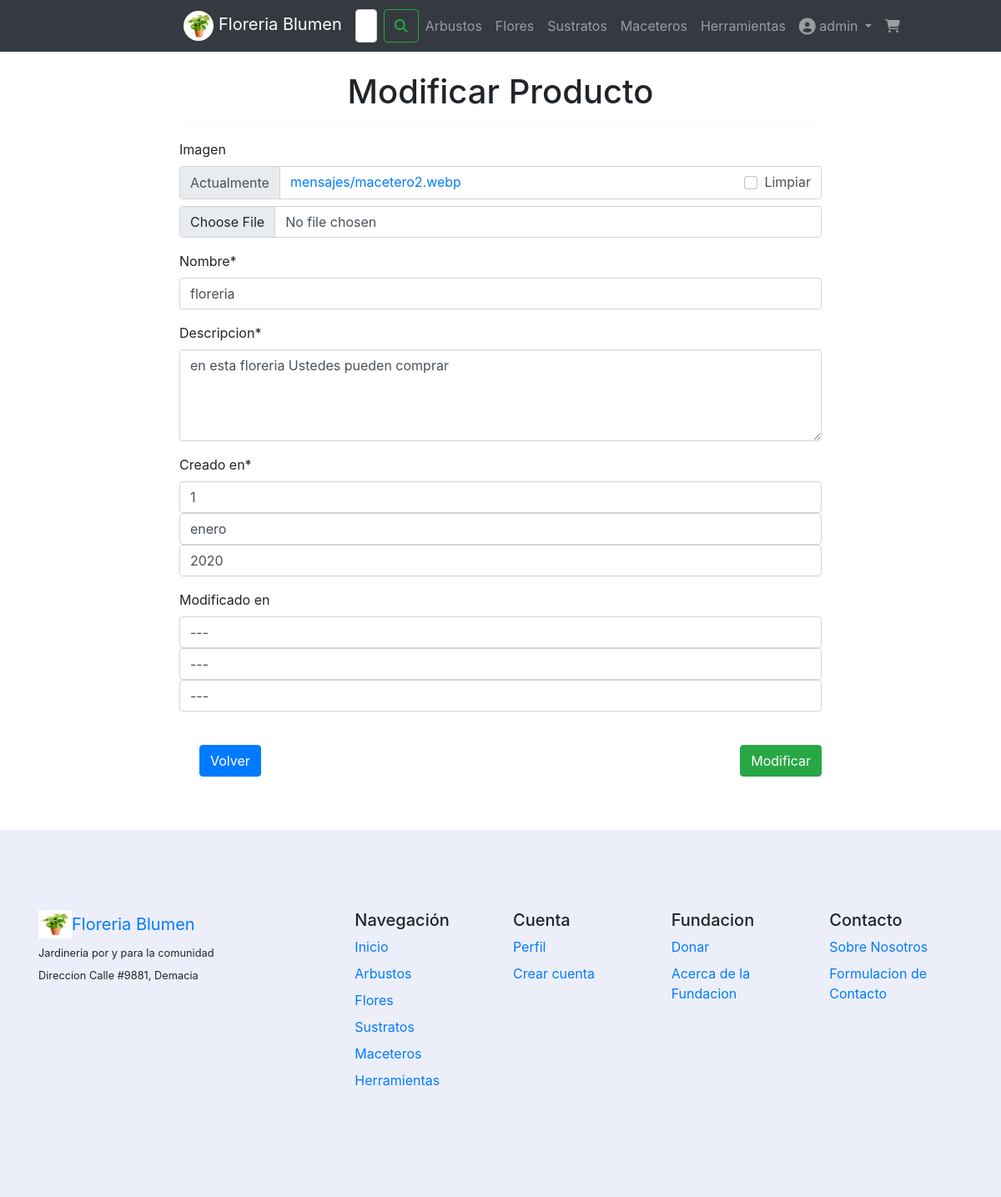
Page /modificarm/4/ (signed in) on the committed database.
### core/models.py (models this page shows, shortened)
class Mensaje(models.Model):
    imagen = models.ImageField(upload_to="mensajes", blank=True, null=True)
    nombre = models.CharField(max_length = 50)
    descripcion = models.CharField(max_length = 150)
    creado_en = models.DateField()
    modificado_en = models.DateField(blank=True, null=True)

### core/views.py (the view)
# urls.py: path('modificarm/<id>/', modificarm, name="modificarm"),
@login_required
def modificarm(request, id):
    if request.user.username != 'admin':
       return redirect('index')
    producto = Mensaje.objects.get(id=id);
    data = {
        'form': MensajeForm(instance=producto) # LA INFO SE ALMACENA EN EL FORMULARIO
    }
    if request.method == 'POST':
        formulario = MensajeForm(data=request.POST, instance=producto, files=request.FILES)
        if formulario.is_valid():
            formulario.save()
            messages.success(request, "Producto modificado correctamente")
            data['form'] = formulario # CARGAMOS EL FORMULARIO FINAL CON LA INFO MODIFICADA
    return render(request, 'core/crudmensajes/modificarm.html', data)

### core/forms.py
class MensajeForm(ModelForm):
    nombre = forms.CharField(min_length=4,widget=forms.TextInput(attrs={"placeholder":"Ingrese Nombre del mensaje"}))
    descripcion = forms.CharField(min_length=10,max_length=200,widget=forms.Textarea(attrs={"rows":4}))
    class Meta:
        model = Mensaje
        fields = '__all__'
        widgets = {
            'creado_en' : forms.SelectDateWidget(years=range(2020,2030)),
            'modificado_en' : forms.SelectDateWidget(years=range(2020,2030))
        }

### core/templates/core/crudmensajes/modificarm.html (shortened to what this page needs)
{% extends 'core/base.html' %}
{% load static %}
{% block contenido %}
{% load crispy_forms_tags %}
<body>
    <div class="container-fluid">
        <div class="row">
            <div class="col-2"></div>
            <div class="col-8">
                <br>
                <h1 style="text-align: center;">Modificar Producto</h1>
                <hr>
                <form action="" method="POST" enctype="multipart/form-data">
                  <table>
                    {{ form | crispy }}
                  </table>
                  <br>
                  <a href="{% url 'menumensajes' %}" class="btn btn-primary mb-3 ms-4" style="float: left;">Volver</a>
                  <input type="submit" class="btn btn-success" style="float: right;" value="Modificar">
                </form>
            </div>
            <div class="col-2"></div>
        </div>
    </div>
</body>
{% endblock contenido %}

### core/templates/core/base.html (shortened to what this page needs)
{% load static %}
<!DOCTYPE html>
<html lang="en">
<head>
    <link href="https://cdn.jsdelivr.net/npm/bootstrap@5.2.3/dist/css/bootstrap.min.css" rel="stylesheet">
    <link rel="stylesheet" href="{% static 'core/css/styles.css' %}">
    <link rel="stylesheet" href="https://maxcdn.bootstrapcdn.com/bootstrap/4.0.0/css/bootstrap.min.css">
    <link rel="stylesheet" href="https://stackpath.bootstrapcdn.com/bootstrap/4.0.0/js/bootstrap.bundle.min.js">
    <link rel="stylesheet" href="https://cdnjs.cloudflare.com/ajax/libs/jquery/3.2.1/jquery.min.js">
    <link rel="stylesheet" href="https://cdnjs.cloudflare.com/ajax/libs/font-awesome/6.4.0/css/all.min.css"
 />
</head>
<body>
    <nav class="navbar navbar-expand-md bg-body-tertiary navbar-dark bg-dark sticky-top">
        <div class="container-fluid" style="padding-left: 17.5%; padding-right: 17.5%;">
            <a class="navbar-brand" href="{% url 'index' %}">
                <img src="{% static 'core/img/logo.jpg' %}" alt="Logo" width="36" height="36"
                class="rounded-pill align-text-center text-light">
                 Floreria Blumen
            </a>
            <div class="collapse navbar-collapse" id="navbarSupportedContent">
                <ul class="navbar-nav ms-auto mb-2 mb-lg-0">
                    <form class="d-flex" role="search">
                        <input class="form-control me-2" type="search" placeholder="Buscar" aria-label="Search">
                        <button class="btn btn-outline-success" type="submit">
                            <i class="fa-solid fa-magnifying-glass"></i></button>
                    </form>
                    <li class="nav-item">
                        <a class="nav-link" href="{% url 'arbustos' %}">Arbustos</a>
                    </li>
                    <li class="nav-item">
                        <a class="nav-link" href="{% url 'flores' %}">Flores</a>
                    </li>
                    <li class="nav-item">
                        <a class="nav-link" href="{% url 'sustratos' %}">Sustratos</a>
                    </li>
                    <li class="nav-item">
                        <a class="nav-link" href="{% url 'macetas' %}">Maceteros</a>
                    </li>
                    <li class="nav-item">
                        <a class="nav-link" href="{% url 'herramientas' %}">Herramientas</a>
                    </li>
                    <li class="nav-item dropdown">
                        <a class="nav-link dropdown-toggle" href="#" role="button" data-bs-toggle="dropdown"
                            aria-expanded="false">
                            {% if user.is_authenticated %}
                                <i class="fa-solid fa-circle-user fa-lg"></i> {{user.username}} </a>
                            {% else %}
                                <i class="fa-solid fa-circle-user fa-lg"></i> Cuenta </a>
                            {% endif %}
                    </li>
                    <li class="nav-item">
                        <a class="nav-link" href="{% url 'carrito' %}"><i class="fa-solid fa-cart-shopping"></i></a>
                    </li>
                </ul>
            </div>
        </div>
    </nav>
    {% block contenido %}
    {% endblock %}
     <footer class="bd-footer py-4 py-md-5 mt-5 bg-body-tertiary" style="background-color: hsl(225, 50%, 95%); ">
        <div class="container py-4 py-md-5 px-4 px-md-3 text-body-secondary">
            <div class="row">
                <div class="col-lg-3 mb-3">
                    <a class="d-inline-flex align-items-center mb-2 text-body-emphasis text-decoration-none" href="/"
                        aria-label="Bootstrap">
                        <img src="{% static 'core/img/logo.jpg' %}" alt="" width="40" height="34" class="d-inline-block align-text-bottom">
                        <span class="fs-5">Floreria Blumen</span>
                    </a>
                    <ul class="list-unstyled small">
                        <li class="mb-2">Jardineria por y para la comunidad</li>
                        <li class="mb-2">Direccion Calle #9881, Demacia</li>
                    </ul>
                </div>
                <div class="col-6 col-lg-2 offset-lg-1 mb-3">
                    <h5>Navegación</h5>
                    <ul class="list-unstyled">
                        <li class="mb-2"><a href="{% url 'index' %}">Inicio</a></li>
                        <li class="mb-2"><a href="{% url 'arbustos' %}">Arbustos</a></li>
                        <li class="mb-2"><a href="{% url 'flores' %}">Flores</a></li>
                        <li class="mb-2"><a href="{% url 'sustratos' %}">Sustratos</a></li>
                        <li class="mb-2"><a href="{% url 'macetas' %}">Maceteros</a></li>
                        <li class="mb-2"><a href="{% url 'herramientas' %}">Herramientas</a></li>
                    </ul>
                </div>
                <div class="col-6 col-lg-2 mb-3">
                    <h5>Cuenta</h5>
                    <ul class="list-unstyled">
                        <li class="mb-2"><a href="{% url 'perfil' %}">Perfil</a></li>
                        <li class="mb-2"><a href="">Crear cuenta</a></li>
                    </ul>
                </div>
                <div class="col-6 col-lg-2 mb-3">
                    <h5>Fundacion</h5>
                    <ul class="list-unstyled">
                        <li class="mb-2"><a href="{% url 'subscripcion' %}">Donar</a></li>
                        <li class="mb-2"><a href="">Acerca de la Fundacion</a></li>
                    </ul>
                </div>
                <div class="col-6 col-lg-2 mb-3">
                    <h5>Contacto</h5>
                    <ul class="list-unstyled">
                        <li class="mb-2"><a href="">Sobre Nosotros</a></li>
                        <li class="mb-2"><a href="">Formulacion de Contacto</a></li>
                    </ul>
                </div>
            </div>
        </div>
    </footer>
</body>
</html>

### core/static/core/css/styles.css (style rules this page uses)
body { background-image: url(); background-size: cover; background-repeat: no-repeat; background-attachment: fixed; }
a { color: rgb(52, 223, 18); }

### rows in the picture
Mensaje: nombre "floreria", descripcion "en esta floreria Ustedes pueden comprar"

### other values in the picture
{{ user.username }} "admin"
